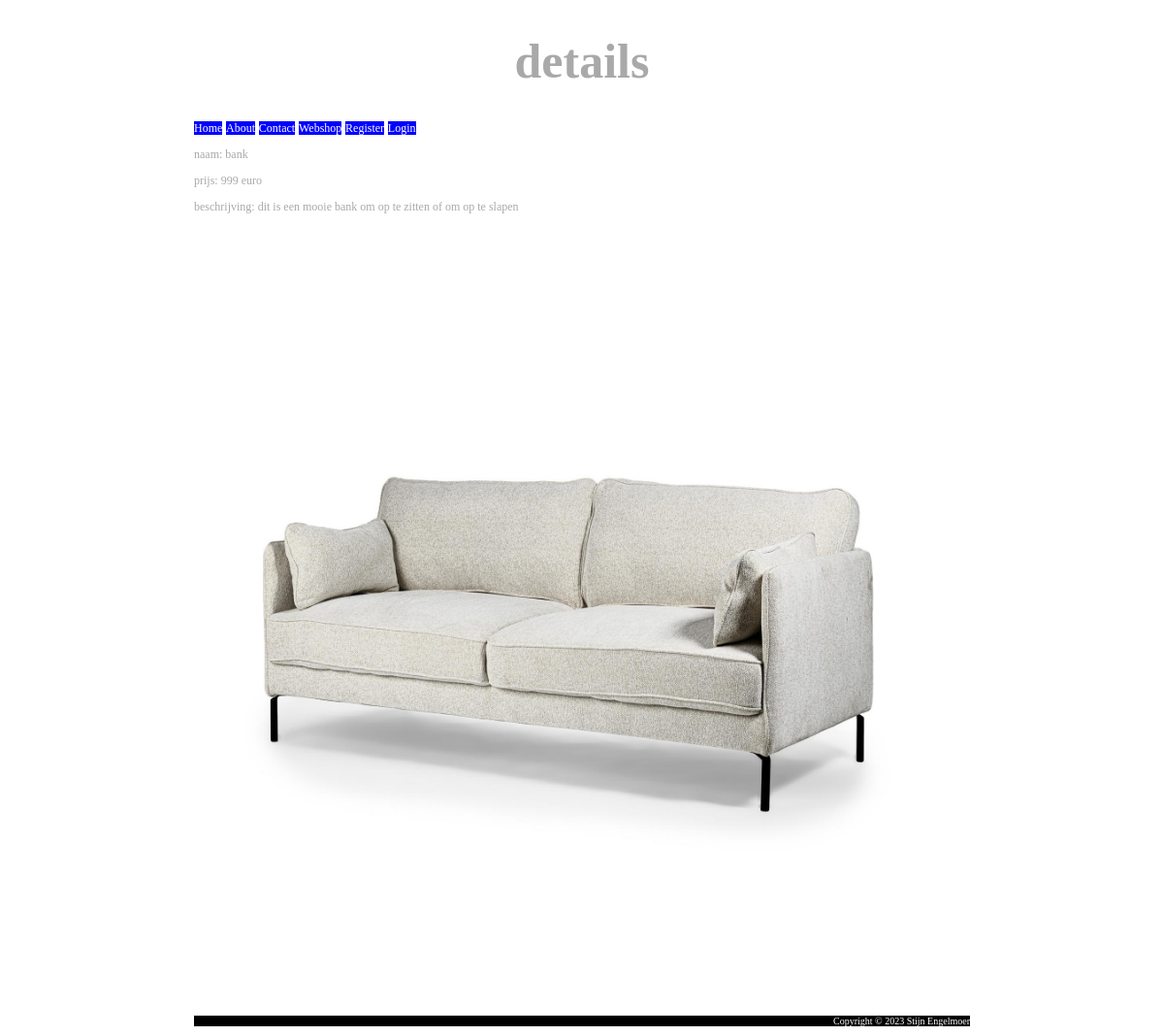
Screenshot of /index.php?page=webshopitem&row=2 with the database file from the repository.
### tables this page shows
CREATE TABLE `products` (
  `id` int NOT NULL,
  `name` text NOT NULL,
  `description` text NOT NULL,
  `price` text NOT NULL,
  `filename` text NOT NULL
);

### products.repository.php (called while the page is built, shortened)
<?php
function GetProductById($productId){
    $conn = ConnectDB();
    try {
        $productId = $conn->real_escape_string($productId);
        $sql = "SELECT * FROM products WHERE id ='$productId'";
        $result = mysqli_query($conn, $sql);
        if (mysqli_num_rows($result) > 0) {
            while($row = mysqli_fetch_assoc($result)) {
                $product = array("id" => $row["id"], "name" => $row["name"], "description" => $row["description"],
                "price" => $row["price"], "filename" => $row["filename"]);
            }
            return $product;
        } else {
            return null;
        }
    } finally {
    mysqli_close($conn);
    }
}

### product.service.php (called while the page is built, shortened)
<?php
include "products.repository.php";
function SearchForProductById($productId){
    $product = GetProductById($productId);
    return $product;
}

### webshopitem.php (the view)
<?php
function ShowWebshopItem($product){echo '
    <p>naam: ';echo $product["name"]; echo '</p>
    <p>prijs: ';echo $product["price"]; echo '</p>
    <p>beschrijving: ';echo $product["description"]; echo '</p>
    <img src="';echo $product["filename"]; echo '" width="100%" height="100%">';
}

### CSS/stylesheet.css (style rules this page uses)
body { font-size: 12px; color: darkgray; max-width: 800px; margin: auto; }

### rows the page displays
products: name "bank", price "999 euro", description "dit is een mooie bank om op te zitten of om op te slapen", filename (picture)

### other values shown
$message "Home"
$message "About"
$message "Contact"
$message "Webshop"
$message "Register"
$message "Login"
